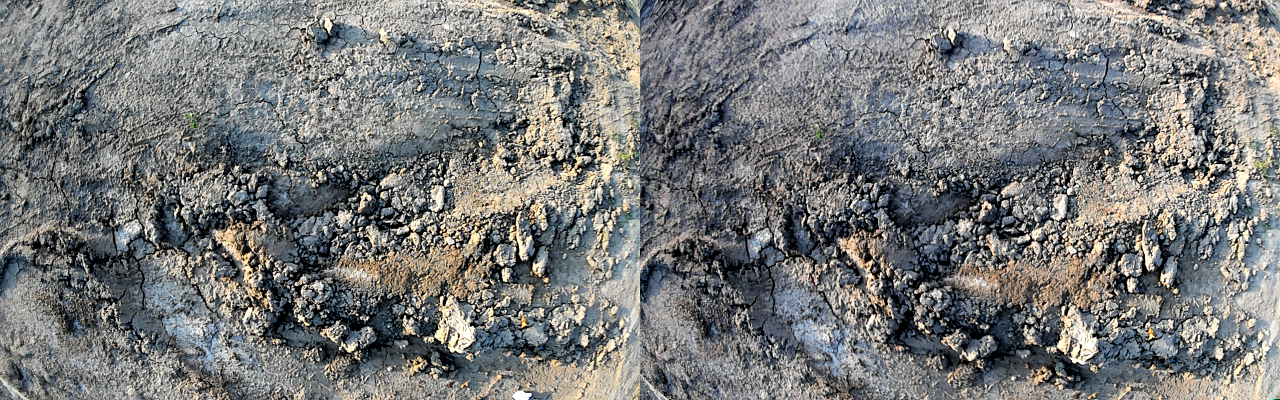
#> input picture colorIMG/s.bmp, 1280 x 400 px, given in place of 3492_14260.mp4, which was not available
$ python getVideo.py   (older library calls are emulated)
#> lines starting #> are read from the running program, lines starting #| are printed output that depends on the picture; pictures that were not available may be replaced by others from this repository, and a replacement may not be noted
import cv2
import numpy as np
import camera_configs
import open3d

cv2.namedWindow("depth")
cv2.createTrackbar("num", "depth", 3, 10, lambda x: None)
cv2.createTrackbar("blockSize", "depth", 21, 255, lambda x: None)

cap = cv2.VideoCapture("3492_14260.mp4")

iii = 0

while True:
    iii = iii+1
    ret1, frame = cap.read()
#> frame is the input picture: shape (400, 1280, 3); mean B, G, R 121.4, 121.7, 120.6

    # ret2, frame2 = camera2.read()
    # if not ret1 or not ret2:
    if not ret1:
        break

    frame1 = frame[0:399, 0:639]
    frame2 = frame[0:399, 639:1279]
    print(iii)
    if iii==59:
        cv2.imwrite('testimg.png',frame)

    # 根据更正map对图片进行重构
    img1_rectified = cv2.remap(frame1, camera_configs.left_map1, camera_configs.left_map2, cv2.INTER_LINEAR)
    img2_rectified = cv2.remap(frame2, camera_configs.right_map1, camera_configs.right_map2, cv2.INTER_LINEAR)

    # 将图片置为灰度图，为StereoBM作准备
    imgL = cv2.cvtColor(img1_rectified, cv2.COLOR_BGR2GRAY)
    imgR = cv2.cvtColor(img2_rectified, cv2.COLOR_BGR2GRAY)
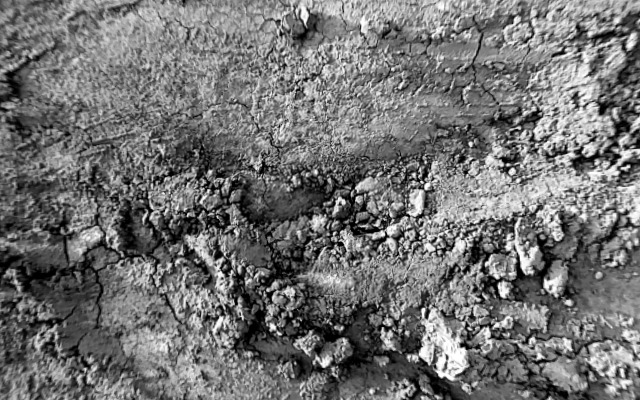
#> imgR: shape (400, 640); min 0, max 255, mean 114.4

    # 两个trackbar用来调节不同的参数查看效果
    num = cv2.getTrackbarPos("num", "depth")
    BlockSize = cv2.getTrackbarPos("blockSize", "depth")
    if BlockSize % 2 == 0:
        BlockSize += 1
    if BlockSize < 5:
        BlockSize = 5

    # 根据SGBM方法生成差异图
    stereo = cv2.StereoSGBM_create(numDisparities=16 * num, blockSize=BlockSize)

    disparity = stereo.compute(imgL, imgR)
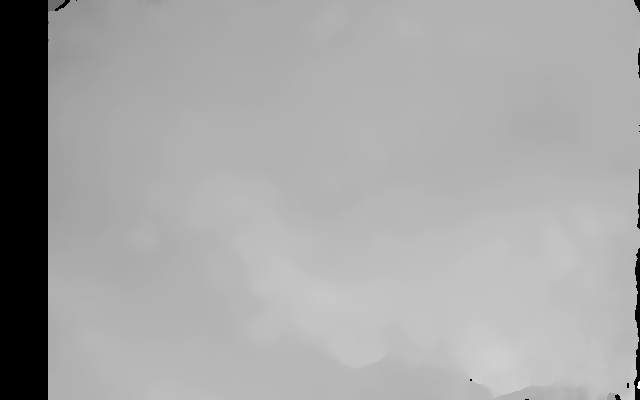
#> disparity: shape (400, 640) int16; min -16, max 672, mean 432.9; drawn with min black and max white

    disp = cv2.normalize(disparity, disparity, alpha=0, beta=255, norm_type=cv2.NORM_MINMAX, dtype=cv2.CV_8U)

    # 视差图梯度提取
    grad_x = cv2.Sobel(disp, cv2.CV_32F, 1, 0)  # 对x求一阶导
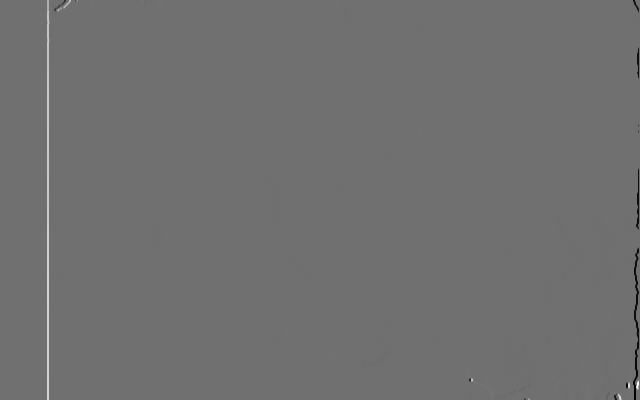
#> grad_x: shape (400, 640) float32; min -802, max 1020, mean 1.1; drawn with min black and max white
    grad_y = cv2.Sobel(disp, cv2.CV_32F, 0, 1)  # 对y求一阶导
    grad_xx = cv2.convertScaleAbs(grad_x)  # 用convertScaleAbs()函数将其转回原来的uint8形式
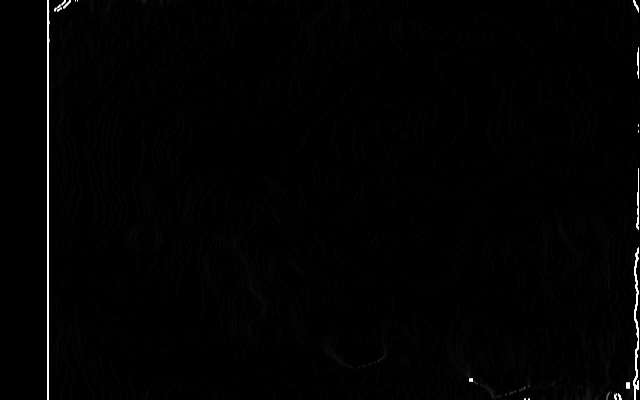
#> grad_xx: shape (400, 640); min 0, max 255, mean 2.2
    grad_yy = cv2.convertScaleAbs(grad_y)
    grad_xy = cv2.addWeighted(grad_xx, 0.5, grad_yy, 0.5, 0)  # 图片融合
    _, im_at_fixed = cv2.threshold(grad_xy, 50, 255, cv2.THRESH_BINARY_INV)
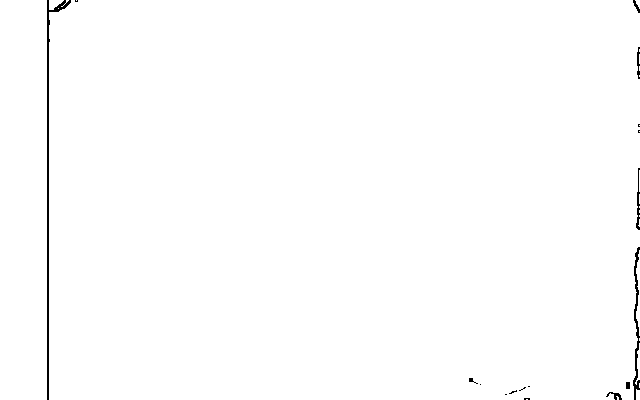
#> im_at_fixed: shape (400, 640); 99.3% white; black in thin lines or dots
    cv2.imshow("binary", im_at_fixed)

    # 使用模板匹配查找平坦区域
    template = np.zeros((120, 120), dtype=np.uint8)
    for i in range(template.shape[0]):
        for j in range(template.shape[1]):
            template[i, j] = 255

    result = cv2.matchTemplate(im_at_fixed, template, cv2.TM_SQDIFF_NORMED)
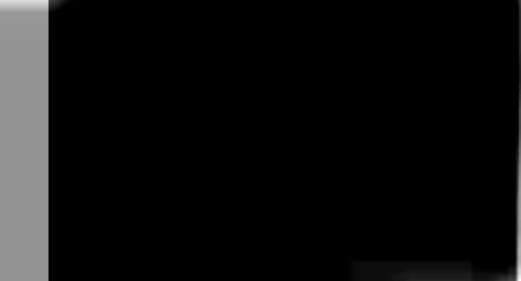
#> result: shape (281, 521) float32; min 0, max 0.029, mean 0.00171; drawn with min black and max white
    min_val, max_val, min_loc, max_loc = cv2.minMaxLoc(result)
#> min_val = 0; max_val = 0.029; min_loc = (78, 0); max_loc = (520, 280)
    tl = min_loc
#> tl = (78, 0)
    br = (tl[0] + 120, tl[1] + 120)
#> br = (198, 120)
    # cv2.rectangle(im_at_fixed, tl, br, (0, 0, 0), 2)
    # cv2.imshow("match", im_at_fixed)

    # 遍历查找到的中心点，绘制降落的圆形区域
    uu = 0
    x = tl[1] + 60
#> x = 60
    y = tl[0] + 60
#> y = 138
    for i in range(0, x - 1):
        if im_at_fixed[x - i, y] == 255:
            uu = i
        else:
            break

    dd = 0
    for i in range(1, im_at_fixed.shape[0] - x - 1):
        if im_at_fixed[x + i, y] == 255:
            dd = i
        else:
            break

    ll = 0
    for i in range(1, y - 1):
        if im_at_fixed[x, y - 1] == 255:
            ll = i
        else:
            break

    rr = 0
    for i in range(0, im_at_fixed.shape[1] - y - 1):
        if im_at_fixed[x, y + rr] == 255:
            rr = i
        else:
            break
#> after the loop, rr = 499

    # 取四个方向的最小半径
    R = uu
#> R = 58
    R = dd if dd < R else R
    R = ll if ll < R else R
    R = rr if rr < R else R

    cv2.circle(im_at_fixed, (y, x), R, (0, 0, 0), 2)
#> im_at_fixed: shape (400, 640); 98.9% white; black in thin lines or dots
    cv2.imshow("land area", im_at_fixed)

    # 将图片扩展至3d空间中，其z方向的值则为当前的距离
    threeD = np.zeros((400, 640), dtype=np.float32)
    threeD = cv2.reprojectImageTo3D(disparity.astype(np.float32) / 16., camera_configs.Q)
#> threeD: shape (400, 640, 3) float32; 0.25% of the values are NaN or infinite; the others: min -34873.9, max 25229.5, mean 85.17
    frame0 = cv2.hconcat([img1_rectified, img2_rectified])
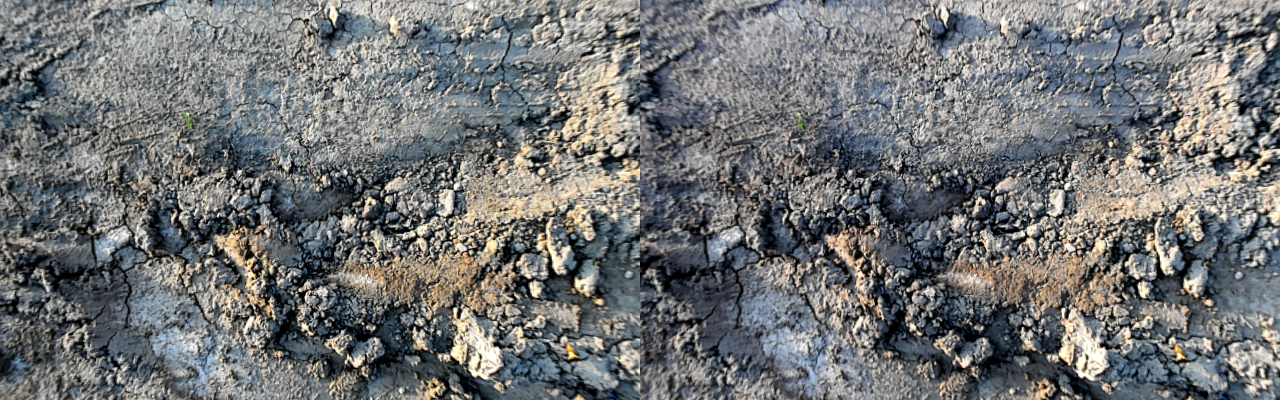
#> frame0: shape (400, 1280, 3); mean B, G, R 116.2, 115.8, 114

    cv2.imshow("frame", frame0)

    #disp = cv2.applyColorMap(disp, cv2.COLORMAP_JET)
    cv2.imshow("depth", disp)

    key = cv2.waitKey(1)
#> (key Esc is pressed here)
    if key == 27:
        break
    # 绘制三维点云
    if key == ord("s"):
        where_are_nan = np.isnan(threeD)
        where_are_inf = np.isinf(threeD)
        threeD[where_are_nan] = 0
        threeD[where_are_inf] = 0
        dst = np.zeros((400 * 640, 3), dtype=np.float32)
        color = np.zeros((400 * 640, 3), dtype=np.uint8)
        for i in range(0, 400):
            for j in range(0, 640):
                num = i * 640 + j
                dst[num] = threeD[i][j]
                color[num] = img1_rectified[i, j]
        # threeD.flatten()  #行展开
        # dst = np.zeros(threeD.shape, dtype=np.float32)
        # cv2.normalize(threeD, dst=dst, alpha=1.0, beta=0, norm_type=cv2.NORM_MINMAX)
        test_pcd = open3d.geometry.PointCloud()  # 定义点云
        test_pcd.points = open3d.utility.Vector3dVector(dst)  # 定义点云坐标位置
        test_pcd.colors = open3d.utility.Vector3dVector(color)  # 定义点云的颜色
        open3d.visualization.draw_geometries([test_pcd])

cap.release()
cv2.destroyAllWindows()

$ run again, on colorIMG/s1.bmp
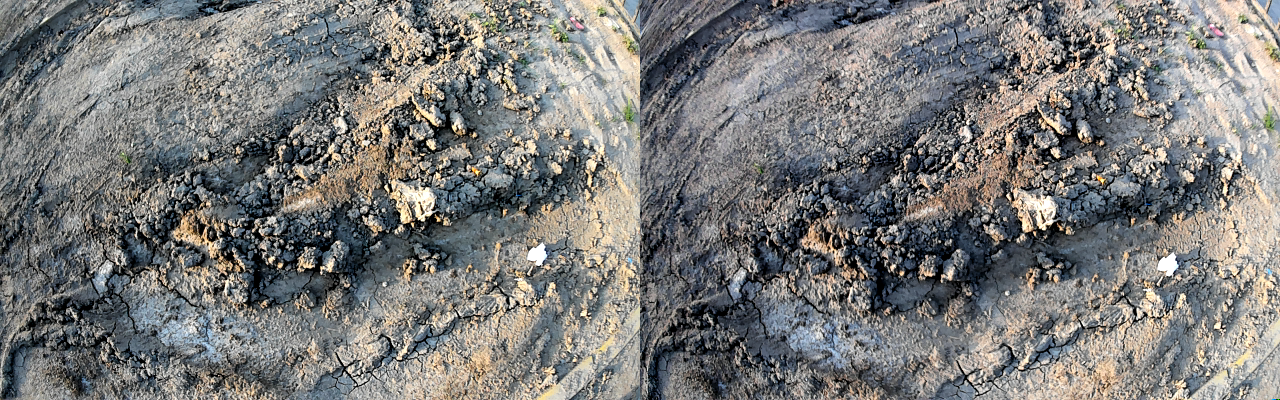
#> input picture colorIMG/s1.bmp, 1280 x 400 px, given in place of 3492_14260.mp4, which was not available
#> frame is the input picture: shape (400, 1280, 3); mean B, G, R 121, 122.3, 122.5
#> `_, im_at_fixed = cv2.threshold(grad_xy, 50, 255, cv2.THRESH_BINARY_INV)`:
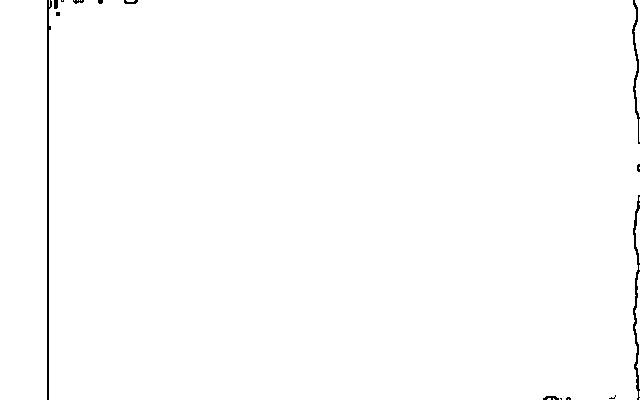
#> im_at_fixed: shape (400, 640); 99.3% white; black in thin lines or dots
#> min_val = 0; max_val = 0.0283; min_loc = (138, 0); max_loc = (28, 0)
#> tl = (138, 0)
#> br = (258, 120)
#> x = 60
#> y = 198
#> after the loop `for i in range(0, im_at_fixed.shape[1] - y - 1):`: rr = 438
#> threeD: shape (400, 640, 3) float32; 0.47% of the values are NaN or infinite; the others: min -34873.9, max 25229.5, mean 120.3
#> `frame0 = cv2.hconcat([img1_rectified, img2_rectified])`:
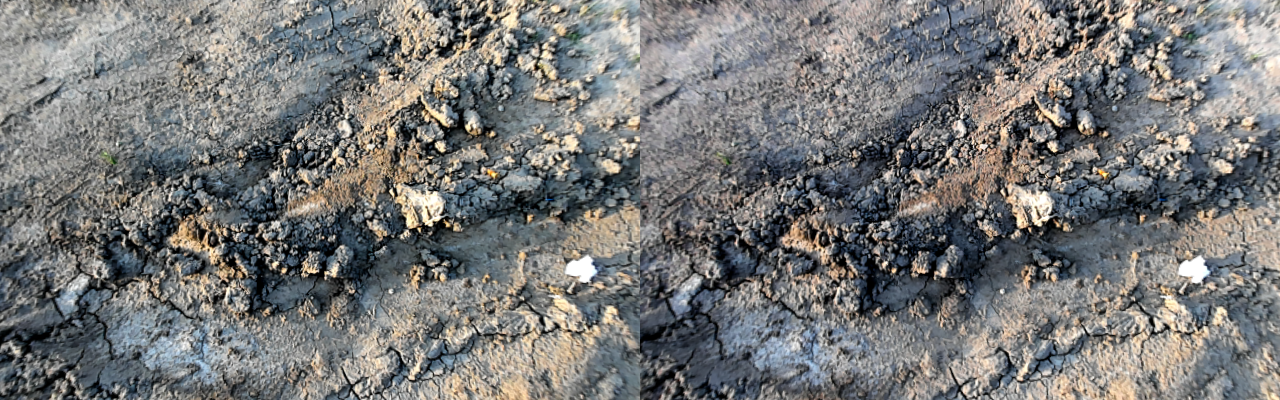
#> frame0: shape (400, 1280, 3); mean B, G, R 119.3, 119.9, 119.6

$ run again, on colorIMG/sm0.bmp
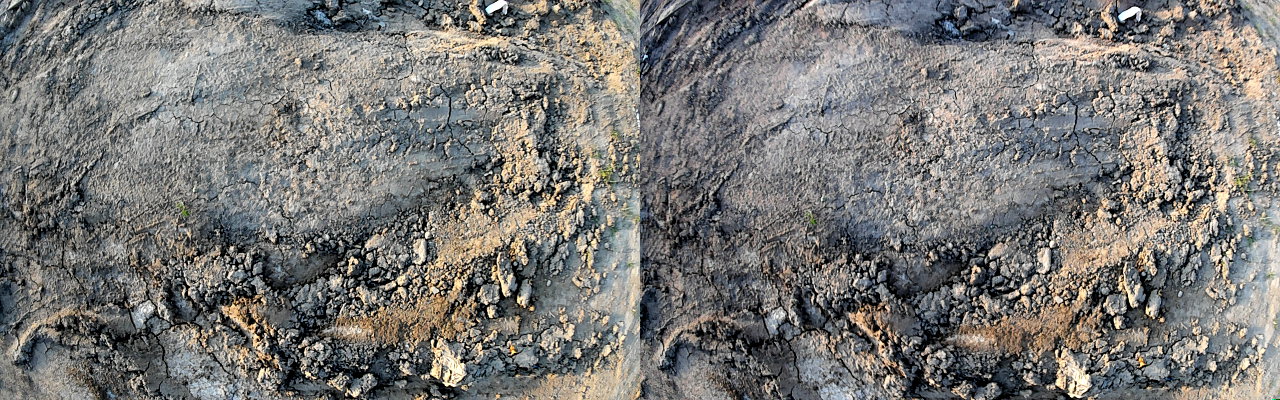
#> input picture colorIMG/sm0.bmp, 1280 x 400 px, given in place of 3492_14260.mp4, which was not available
#> frame is the input picture: shape (400, 1280, 3); mean B, G, R 117.9, 120.4, 121.6
#> `_, im_at_fixed = cv2.threshold(grad_xy, 50, 255, cv2.THRESH_BINARY_INV)`:
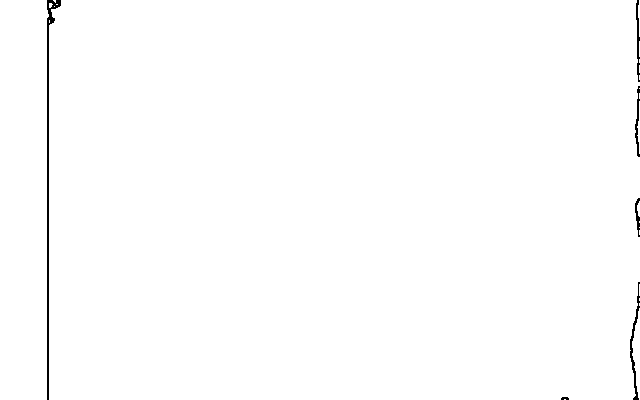
#> im_at_fixed: shape (400, 640); 99.4% white; black in thin lines or dots
#> min_val = 0; max_val = 0.0252; min_loc = (113, 0); max_loc = (0, 0)
#> tl = (113, 0)
#> br = (233, 120)
#> x = 60
#> y = 173
#> after the loop `for i in range(0, im_at_fixed.shape[1] - y - 1):`: rr = 465
#> threeD: shape (400, 640, 3) float32; 0.37% of the values are NaN or infinite; the others: min -34873.9, max 25229.5, mean 129
#> `frame0 = cv2.hconcat([img1_rectified, img2_rectified])`:
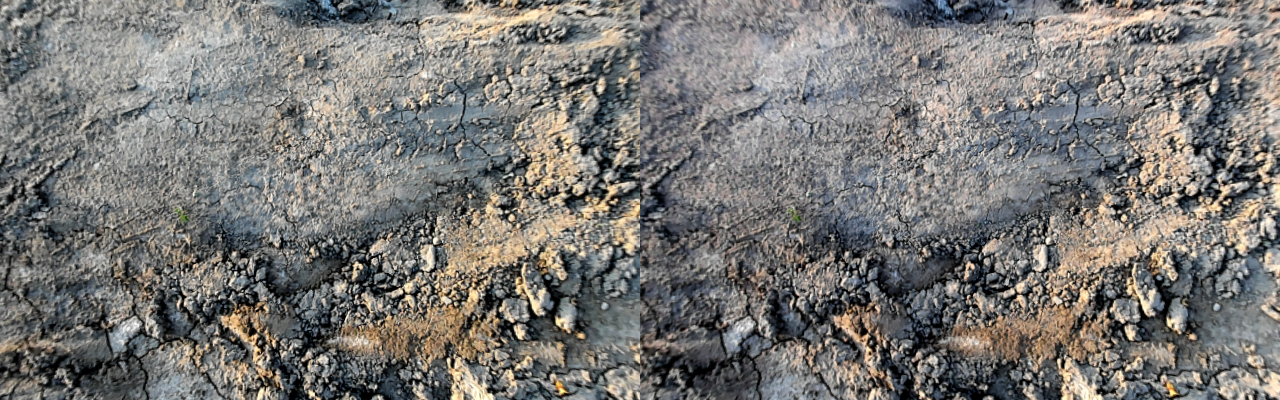
#> frame0: shape (400, 1280, 3); mean B, G, R 117.1, 119.9, 121.6

$ run again, on colorIMG/sm1.bmp
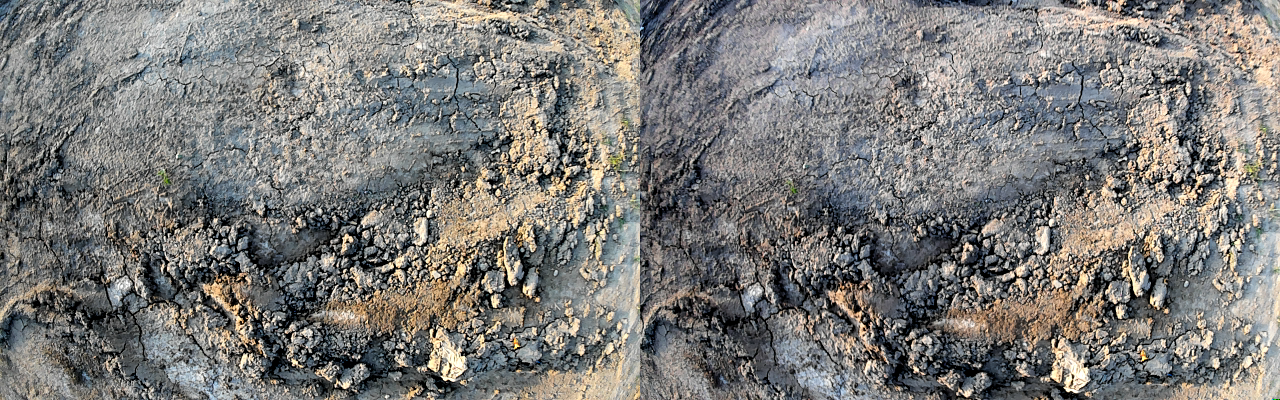
#> input picture colorIMG/sm1.bmp, 1280 x 400 px, given in place of 3492_14260.mp4, which was not available
#> frame is the input picture: shape (400, 1280, 3); mean B, G, R 120.8, 123.3, 124.5
#> min_val = 0; max_val = 0.0294; min_loc = (71, 0); max_loc = (26, 0)
#> tl = (71, 0)
#> br = (191, 120)
#> x = 60
#> y = 131
#> after the loop `for i in range(0, im_at_fixed.shape[1] - y - 1):`: rr = 507
#> threeD: shape (400, 640, 3) float32; 0.27% of the values are NaN or infinite; the others: min -34873.9, max 25229.5, mean 94.51
#> `frame0 = cv2.hconcat([img1_rectified, img2_rectified])`:
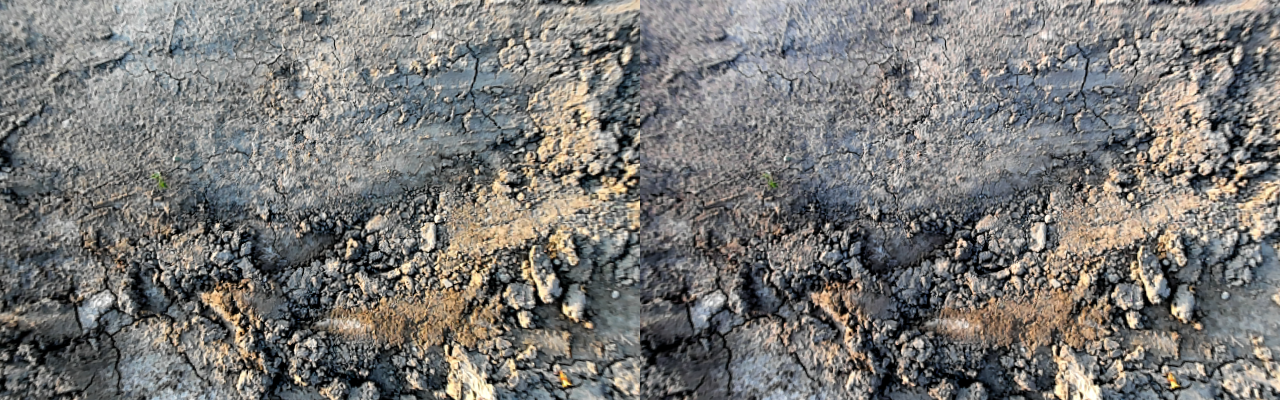
#> frame0: shape (400, 1280, 3); mean B, G, R 118.6, 120.9, 122
